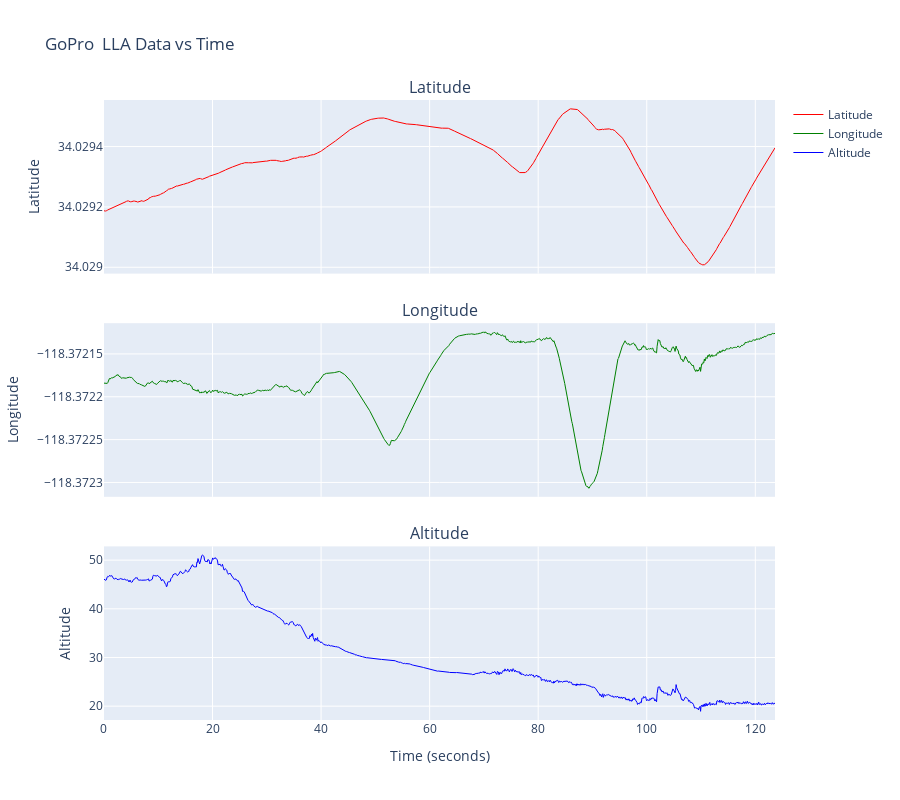

The code cell stored with this chart in its notebook:
### Code cell
# plot GPS data

# GPS9 	lat, long, alt, 2D speed, 3D speed, days since 2000, secs since midnight (ms precision), DOP, fix (0, 2D or 3D) 	10 	
#        deg, deg, m, m/s, m/s,-,s,-,- 	GPS returns for HERO13

# Create subplot with 3 rows for X, Y, Z acceleration
fig = make_subplots(
    rows=3, cols=1,
    subplot_titles=('Latitude', 'Longitude', 'Altitude'),
    vertical_spacing=0.08,
    shared_xaxes=True
)

# Add X-axis acceleration (row 1)
fig.add_trace(
    go.Scatter(x=gps_t, y=gps[:, 0], 
               mode='lines', 
               name='Latitude',
               line=dict(color='red', width=1)),
    row=1, col=1
)

# Add Y-axis acceleration (row 2)  
fig.add_trace(
    go.Scatter(x=gps_t, y=gps[:, 1], 
               mode='lines', 
               name='Longitude',
               line=dict(color='green', width=1)),
    row=2, col=1
)

# Add Z-axis acceleration (row 3)
fig.add_trace(
    go.Scatter(x=gps_t, y=gps[:, 2], 
               mode='lines', 
               name='Altitude',
               line=dict(color='blue', width=1)),
    row=3, col=1
)

# Update layout
fig.update_layout(
    height=800,
    title_text="GoPro  LLA Data vs Time",
    showlegend=True
)

# Update x-axis labels
fig.update_xaxes(title_text="Time (seconds)", row=3, col=1)

# Update y-axis labels
fig.update_yaxes(title_text="Latitude", row=1, col=1)
fig.update_yaxes(title_text="Longitude", row=2, col=1)
fig.update_yaxes(title_text="Altitude", row=3, col=1)

fig.show()

### Figure 1 — Plotly figure (JSON) as saved in the notebook; plotly's stock layout.template omitted (floating-point values rounded to 4 significant figures; data arrays with more than 128 entries replaced by an {"elided": "..."} marker saying what was removed)
{"data": [{"line": {"color": "red", "width": 1}, "mode": "lines", "name": "Latitude", "type": "scatter", "x": {"elided": "1237 float values"}, "xaxis": "x", "y": {"elided": "1237 float values"}, "yaxis": "y"}, {"line": {"color": "green", "width": 1}, "mode": "lines", "name": "Longitude", "type": "scatter", "x": {"elided": "1237 float values"}, "xaxis": "x2", "y": {"elided": "1237 float values"}, "yaxis": "y2"}, {"line": {"color": "blue", "width": 1}, "mode": "lines", "name": "Altitude", "type": "scatter", "x": {"elided": "1237 float values"}, "xaxis": "x3", "y": {"elided": "1237 float values"}, "yaxis": "y3"}], "layout": {"annotations": [{"font": {"size": 16}, "showarrow": false, "text": "Latitude", "x": 0.5, "xanchor": "center", "xref": "paper", "y": 1, "yanchor": "bottom", "yref": "paper"}, {"font": {"size": 16}, "showarrow": false, "text": "Longitude", "x": 0.5, "xanchor": "center", "xref": "paper", "y": 0.64, "yanchor": "bottom", "yref": "paper"}, {"font": {"size": 16}, "showarrow": false, "text": "Altitude", "x": 0.5, "xanchor": "center", "xref": "paper", "y": 0.28, "yanchor": "bottom", "yref": "paper"}], "height": 800, "showlegend": true, "title": {"text": "GoPro  LLA Data vs Time"}, "xaxis": {"anchor": "y", "domain": [0, 1], "matches": "x3", "showticklabels": false}, "xaxis2": {"anchor": "y2", "domain": [0, 1], "matches": "x3", "showticklabels": false}, "xaxis3": {"anchor": "y3", "domain": [0, 1], "title": {"text": "Time (seconds)"}}, "yaxis": {"anchor": "x", "domain": [0.72, 1], "title": {"text": "Latitude"}}, "yaxis2": {"anchor": "x2", "domain": [0.36, 0.64], "title": {"text": "Longitude"}}, "yaxis3": {"anchor": "x3", "domain": [0, 0.28], "title": {"text": "Altitude"}}}}
